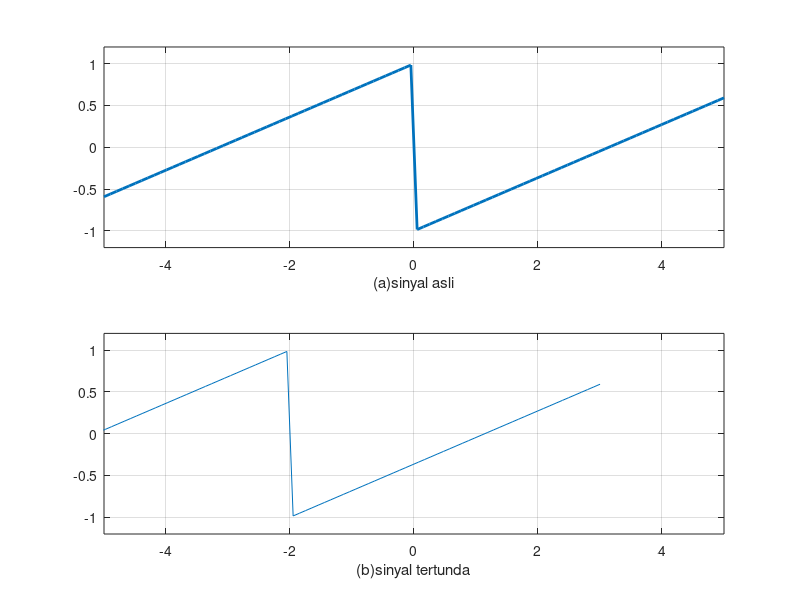

Recreate this plot in MATLAB.
%timeshifting
t= linspace(-5,5);
y=sawtooth(t);%y=sinc(t);
subplot(211);
plot(t,y,'linewidth',2);
xlabel('(a)sinyal asli');
axis([-5 5 -1.2 1.2]);grid on;
subplot(212);
plot(t-2,y);
xlabel('(b)sinyal tertunda');
axis([-5 5 -1.2 1.2]);grid on;